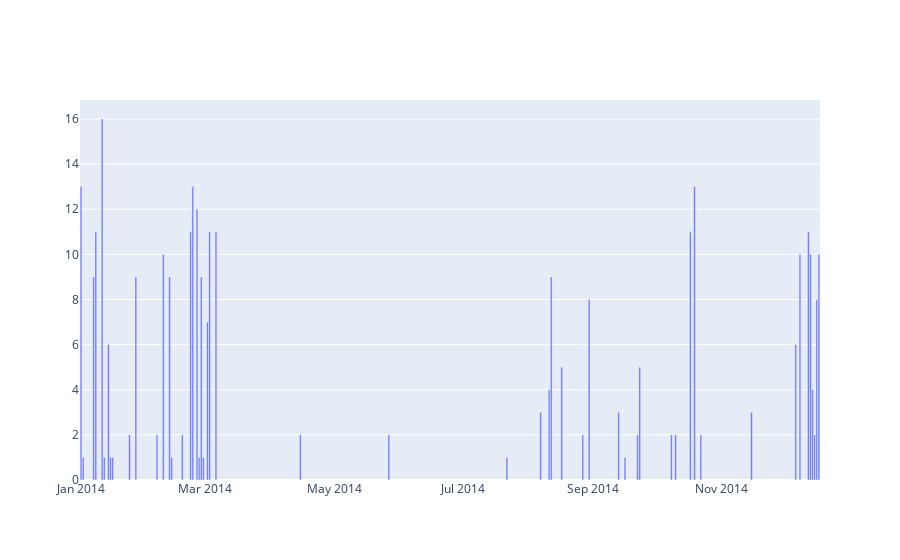

The notebook cell saved with this chart:
### Code cell
df = order_data.import_data("fc1.csv")
    df.index = pd.to_datetime(df.index)
    data2 = ig.gen_bar(df, 240,'GRE-DEB')
    data2

### Figure 1 — Plotly figure (JSON) as saved in the notebook; plotly's stock layout.template omitted (floating-point values rounded to 4 significant figures)
{"data": [{"type": "bar", "x": ["2014-01-01", "2014-01-02", "2014-01-07", "2014-01-08", "2014-01-11", "2014-01-12", "2014-01-14", "2014-01-15", "2014-01-16", "2014-01-24", "2014-01-27", "2014-02-06", "2014-02-09", "2014-02-12", "2014-02-13", "2014-02-18", "2014-02-22", "2014-02-23", "2014-02-25", "2014-02-26", "2014-02-27", "2014-02-28", "2014-03-02", "2014-03-03", "2014-03-06", "2014-04-15", "2014-05-27", "2014-07-22", "2014-08-07", "2014-08-11", "2014-08-12", "2014-08-17", "2014-08-27", "2014-08-30", "2014-09-13", "2014-09-16", "2014-09-22", "2014-09-23", "2014-10-08", "2014-10-10", "2014-10-17", "2014-10-19", "2014-10-22", "2014-11-15", "2014-12-06", "2014-12-08", "2014-12-12", "2014-12-13", "2014-12-14", "2014-12-15", "2014-12-16", "2014-12-17"], "y": [13, 1, 9, 11, 16, 1, 6, 1, 1, 2, 9, 2, 10, 9, 1, 2, 11, 13, 12, 1, 9, 1, 7, 11, 11, 2, 2, 1, 3, 4, 9, 5, 2, 8, 3, 1, 2, 5, 2, 2, 11, 13, 2, 3, 6, 10, 11, 10, 4, 2, 8, 10]}], "layout": {}}
